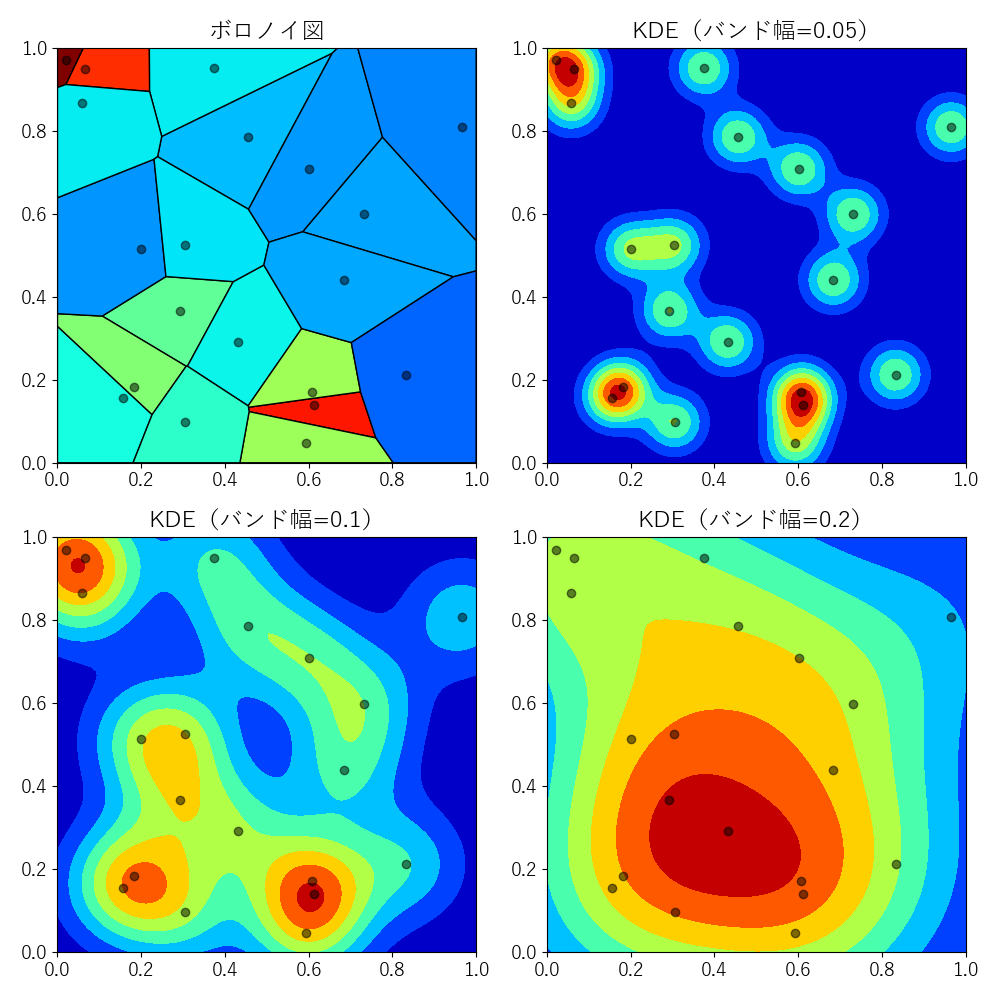

Reproduce this figure in Python.
from sklearn.neighbors import KernelDensity
import numpy as np
import matplotlib.pyplot as plt
from scipy.spatial import Voronoi
from shapely.geometry import Polygon, Point


plt.rcParams["font.family"] = "Yu Gothic"
plt.rcParams['font.size'] = 14

# ランダムな点を生成
np.random.seed(42)
points = np.random.rand(20, 2)

# 関心領域から遠く離れた4点を追加
far_points = np.array([[-1, -1], [2, -1], [2, 2], [-1, 2]])

# 新しい点セットを作成
new_points = np.vstack([points, far_points])

# 新しいボロノイ図を計算
vor = Voronoi(new_points)

# [0,1]x[0,1] の領域を定義
bounding_box = Polygon([[0, 0], [1, 0], [1, 1], [0, 1]])

# ボロノイ図の領域をクリッピング
clipped_polygons = []
clipped_areas = []
for region in vor.regions:
    if not -1 in region and len(region) > 0:
        polygon = Polygon([vor.vertices[i] for i in region])
        clipped_polygon = polygon.intersection(bounding_box)
        if not clipped_polygon.is_empty:
            clipped_polygons.append(clipped_polygon)
            clipped_areas.append(clipped_polygon.area)

# 面積の逆数（密度）を計算し、色の範囲を10-90パーセンタイルで設定
densities = 1 / np.array(clipped_areas)
min_density = np.percentile(densities, 10)
max_density = np.percentile(densities, 90)

# カーネル密度推定のバンド幅を三種類設定
bandwidths = [0.05, 0.1, 0.2]
kde_results = []

for bw in bandwidths:
    kde = KernelDensity(bandwidth=bw, kernel='gaussian')
    kde.fit(points)
    x, y = np.linspace(0, 1, 100), np.linspace(0, 1, 100)
    xx, yy = np.meshgrid(x, y)
    gridpoints = np.c_[xx.ravel(), yy.ravel()]
    z = np.exp(kde.score_samples(gridpoints))
    zz = z.reshape(xx.shape)
    kde_results.append(zz)

# 描画
fig, axs = plt.subplots(2, 2, figsize=(10, 10))

# ディスクなしのボロノイ図
ax = axs[0, 0]
norm1 = plt.Normalize(min_density - 20, max_density+10)
cmap1 = plt.cm.jet

for polygon, density in zip(clipped_polygons, densities):
    x, y = polygon.exterior.xy
    ax.fill(x, y, facecolor=cmap1(norm1(density)), edgecolor="k")

ax.scatter(points[:, 0], points[:, 1], c='k', alpha=0.5, marker='o')
ax.set_title('ボロノイ図')
ax.set_xlim([0.0, 1.0])
ax.set_ylim([0.0, 1.0])

# plt.colorbar(plt.cm.ScalarMappable(norm=norm1, cmap=cmap1), ax=ax, orientation='vertical')

# カーネル密度推定（三種類のバンド幅）
for i, (bw, zz) in enumerate(zip(bandwidths, kde_results)):
    ax = axs.flatten()[i + 1]
    ax.contourf(xx, yy, zz, cmap='jet')
    ax.scatter(points[:, 0], points[:, 1], c='k', alpha=0.5, label='Data Points')
    ax.set_title(f'KDE（バンド幅={bw}）')

plt.tight_layout()
plt.savefig('KDE.png')
plt.show()
